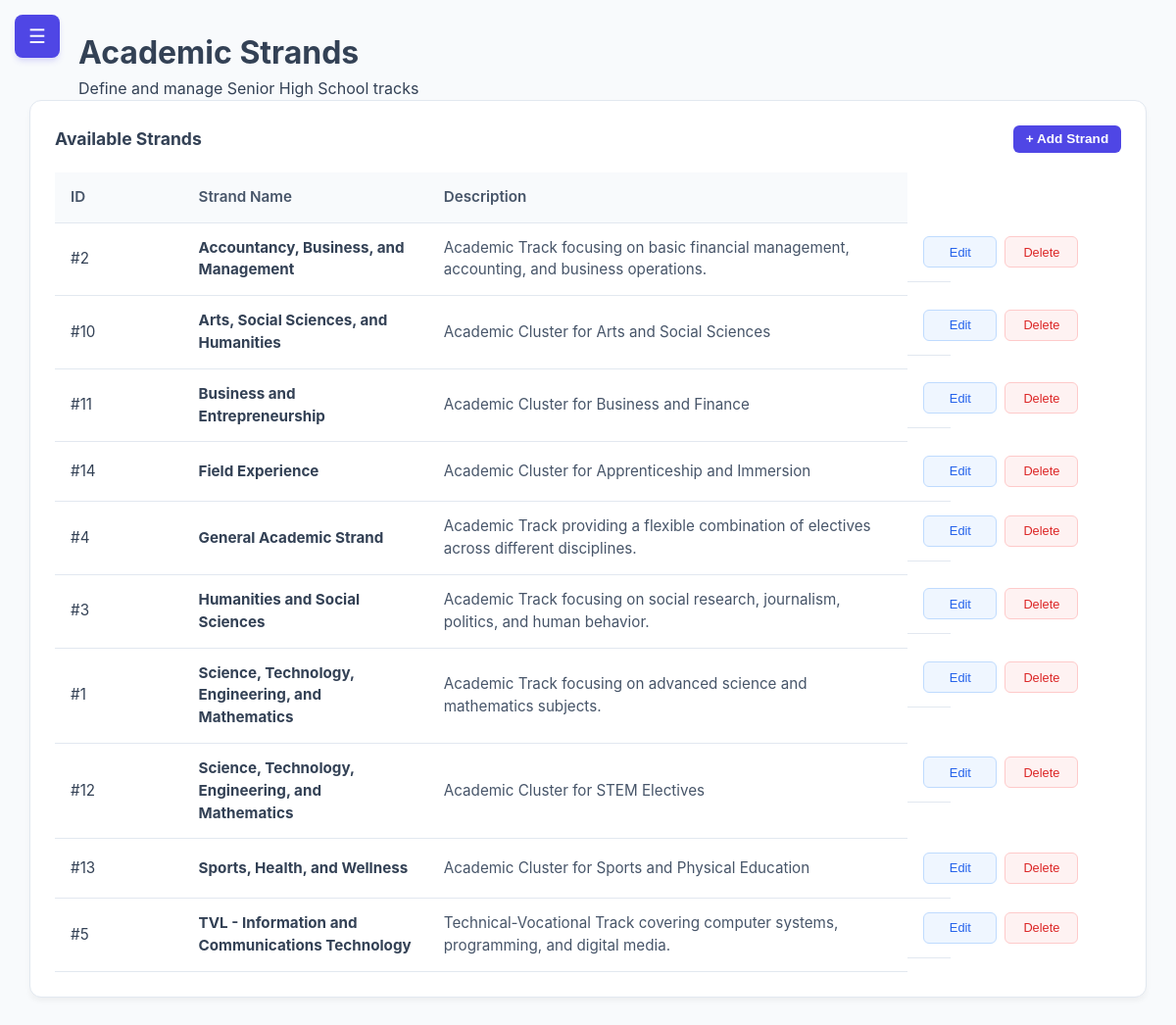
Page /modules/admin/manage_strands.php (signed in) on the committed database.
### tables this page shows
CREATE TABLE `strands` (
  `id` int(11) NOT NULL,
  `strand_code` varchar(20) NOT NULL,
  `strand_name` varchar(100) NOT NULL,
  `description` text DEFAULT NULL
);

### modules/admin/manage_strands.php (the view, shortened to what this page needs)
<?php
$conn = getDBConnection();
$strands_list = $conn->query("SELECT * FROM strands ORDER BY strand_name ASC")->fetchAll();
?>
<!DOCTYPE html>
<html lang="en">
<head>
    <link rel="stylesheet" href="../../assets/css/dashboard.css">
</head>
<body>
    <button class="mobile-toggle" id="mobileBurger" onclick="toggleSidebar()">☰</button>
    <div class="dashboard-wrapper">
        <main class="content">
            <header class="content-header">
                <h1>Academic Strands</h1>
                <p>Define and manage Senior High School tracks</p>
            </header>
            <div class="table-container">
                <div class="table-header" style="display: flex; justify-content: space-between; align-items: center; margin-bottom: 20px;">
                    <h2>Available Strands</h2>
                    <button class="btn-primary" onclick="prepareNewStrand()">+ Add Strand</button>
                </div>
                <table>
                    <thead>
                        <tr>
                            <th class="col-id">ID</th>
                            <th class="col-name">Strand Name</th>
                            <th class="col-desc">Description</th>
                        </tr>
                    </thead>
                    <tbody>
                        <?php if (!empty($strands_list)): ?>
                            <?php foreach ($strands_list as $row): ?>
                            <tr>
                                <td class="col-id">#<?php echo $row['id']; ?></td>
                                <td class="col-name"><strong><?php echo htmlspecialchars($row['strand_name']); ?></strong></td>
                                <td class="col-desc">
                                    <div class="desc-text">
                                        <?php echo !empty($row['description']) ? htmlspecialchars($row['description']) : '<em style="color:#94a3b8;">No description provided</em>'; ?>
                                    </div>
                                </td>
                                <td class="col-actions">
                                    <div class="action-cell-wrapper">
                                        <button class="btn-edit" onclick='openEditModal(<?php echo json_encode($row); ?>)'>Edit</button>
                                        <button class="btn-delete" onclick="confirmDelete(<?php echo $row['id']; ?>, '<?php echo addslashes($row['strand_name']); ?>')">Delete</button>
                                    </div>
                                </td>
                            </tr>
                            <?php endforeach; ?>
                        <?php else: ?>
                            <tr>
                                <td colspan="4" style="text-align:center; padding: 40px; color: #64748b;">No strands found. Click "+ Add Strand" to create one.</td>
                            </tr>
                        <?php endif; ?>
                    </tbody>
                </table>
            </div>
        </main>
    </div>
</body>
</html>

### assets/css/dashboard.css (style rules this page uses)
:root { --primary-color: #4f46e5; --secondary-color: #6366f1; --success-color: #22c55e; --danger-color: #ef4444; --warning-color: #f59e0b; --bg-gray: #f8fafc; --sidebar-dark: #1e293b; --text-main: #334155; --white: #ffffff; --shadow: 0 4px 6px -1px rgb(0 0 0 / 0.1); }
* { margin: 0; padding: 0; box-sizing: border-box; }
body { font-family: 'Inter', system-ui, -apple-system, sans-serif; background-color: var(--bg-gray); color: var(--text-main); line-height: 1.5; }
.dashboard-wrapper { display: flex; min-height: 100vh; }
.content { flex: 1; margin-left: 0; padding: 2rem; width: 100%; transition: all 0.3s ease; }
.table-container { background: var(--white); border-radius: 1rem; padding: 1.5rem; box-shadow: var(--shadow); }
.table-header { display: flex; justify-content: space-between; align-items: center; margin-bottom: 1.5rem; }
table { width: 100%; border-collapse: collapse; }
th { text-align: left; padding: 1rem; background: #f1f5f9; font-size: 0.875rem; }
td { padding: 1rem; border-bottom: 1px solid #e2e8f0; }
thead th { user-select: none; }
.btn-primary { background: var(--primary-color); color: white; padding: 0.6rem 1.2rem; border: none; border-radius: 0.5rem; cursor: pointer; font-weight: 600; }
.btn-edit, .btn-delete { width: 75px; height: 32px; display: inline-flex; align-items: center; justify-content: center; font-size: 0.8rem; font-weight: 600; border-radius: 6px; cursor: pointer; transition: all 0.2s ease; text-decoration: none; }
.btn-edit { background-color: #eff6ff; color: #2563eb; border: 1px solid #bfdbfe; }
.btn-delete { background-color: #fef2f2; color: #dc2626; border: 1px solid #fecaca; }
.mobile-toggle { display: block !important; position: fixed; top: 15px; left: 15px; z-index: 1100; background: var(--primary-color); color: white; border: none; padding: 10px 15px; border-radius: 5px; cursor: pointer; box-shadow: var(--shadow); }
.content-header { margin-left: 50px; }
.table-header .btn-primary { padding: 0.4rem 0.8rem; font-size: 0.85rem; border-radius: 6px; white-space: nowrap; }
.table-header h2 { font-size: 1.1rem; color: var(--text-main); }
.col-id { width: 12%; }
.col-name { width: 23%; }
.col-desc { width: 45%; }
.col-actions { width: 20%; }
.action-cell-wrapper { display: flex; justify-content: flex-end; gap: 8px; width: max-content; margin-left: auto; box-sizing: border-box; }
td:last-child { display: flex; gap: 10px; justify-content: flex-start; align-items: center; white-space: nowrap; }
.desc-text { word-break: break-word; overflow: hidden; text-overflow: ellipsis; color: #475569; }
.table-container { overflow-x: auto; }
table { min-width: 600px; }

### rows in the picture
strands: id "2", strand_name "Accountancy, Business, and Management", description "Academic Track focusing on basic financial management, accounting, and business operations."
strands: id "10", strand_name "Arts, Social Sciences, and Humanities", description "Academic Cluster for Arts and Social Sciences"
strands: id "11", strand_name "Business and Entrepreneurship", description "Academic Cluster for Business and Finance"
strands: id "14", strand_name "Field Experience", description "Academic Cluster for Apprenticeship and Immersion"
strands: id "4", strand_name "General Academic Strand", description "Academic Track providing a flexible combination of electives across different disciplines."
strands: id "3", strand_name "Humanities and Social Sciences", description "Academic Track focusing on social research, journalism, politics, and human behavior."
strands: id "1", strand_name "Science, Technology, Engineering, and Mathematics", description "Academic Track focusing on advanced science and mathematics subjects."
strands: id "12", strand_name "Science, Technology, Engineering, and Mathematics", description "Academic Cluster for STEM Electives"
strands: id "13", strand_name "Sports, Health, and Wellness", description "Academic Cluster for Sports and Physical Education"
strands: id "5", strand_name "TVL - Information and Communications Technology", description "Technical-Vocational Track covering computer systems, programming, and digital media."
